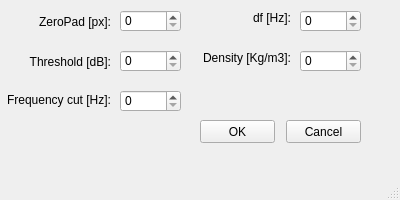
<?xml version="1.0" encoding="UTF-8"?>
<ui version="4.0">
 <class>MainWindow</class>
 <widget class="QMainWindow" name="MainWindow">
  <property name="geometry">
   <rect>
    <x>0</x>
    <y>0</y>
    <width>400</width>
    <height>200</height>
   </rect>
  </property>
  <property name="windowTitle">
   <string>MainWindow</string>
  </property>
  <widget class="QWidget" name="centralwidget">
   <widget class="QPushButton" name="pushButton">
    <property name="geometry">
     <rect>
      <x>200</x>
      <y>120</y>
      <width>75</width>
      <height>23</height>
     </rect>
    </property>
    <property name="text">
     <string>OK</string>
    </property>
   </widget>
   <widget class="QPushButton" name="pushButton_2">
    <property name="geometry">
     <rect>
      <x>286</x>
      <y>120</y>
      <width>75</width>
      <height>23</height>
     </rect>
    </property>
    <property name="text">
     <string>Cancel</string>
    </property>
   </widget>
   <widget class="QSpinBox" name="sbZeropad">
    <property name="geometry">
     <rect>
      <x>120</x>
      <y>10</y>
      <width>61</width>
      <height>22</height>
     </rect>
    </property>
   </widget>
   <widget class="QSpinBox" name="sbTr">
    <property name="geometry">
     <rect>
      <x>120</x>
      <y>50</y>
      <width>61</width>
      <height>22</height>
     </rect>
    </property>
   </widget>
   <widget class="QSpinBox" name="sbFreqcut">
    <property name="geometry">
     <rect>
      <x>120</x>
      <y>90</y>
      <width>61</width>
      <height>22</height>
     </rect>
    </property>
   </widget>
   <widget class="QSpinBox" name="sbdf">
    <property name="geometry">
     <rect>
      <x>300</x>
      <y>10</y>
      <width>61</width>
      <height>22</height>
     </rect>
    </property>
   </widget>
   <widget class="QSpinBox" name="sbdensity">
    <property name="geometry">
     <rect>
      <x>300</x>
      <y>50</y>
      <width>61</width>
      <height>22</height>
     </rect>
    </property>
   </widget>
   <widget class="QLabel" name="lbZeropad">
    <property name="geometry">
     <rect>
      <x>20</x>
      <y>12</y>
      <width>91</width>
      <height>21</height>
     </rect>
    </property>
    <property name="text">
     <string>&lt;html&gt;&lt;head/&gt;&lt;body&gt;&lt;p align=&quot;right&quot;&gt;ZeroPad [px]:&lt;/p&gt;&lt;/body&gt;&lt;/html&gt;</string>
    </property>
   </widget>
   <widget class="QLabel" name="lbTr">
    <property name="geometry">
     <rect>
      <x>10</x>
      <y>52</y>
      <width>101</width>
      <height>20</height>
     </rect>
    </property>
    <property name="text">
     <string>&lt;html&gt;&lt;head/&gt;&lt;body&gt;&lt;p align=&quot;right&quot;&gt;Threshold [dB]:&lt;/p&gt;&lt;/body&gt;&lt;/html&gt;</string>
    </property>
   </widget>
   <widget class="QLabel" name="lbfreqcut">
    <property name="geometry">
     <rect>
      <x>0</x>
      <y>90</y>
      <width>111</width>
      <height>20</height>
     </rect>
    </property>
    <property name="text">
     <string>&lt;html&gt;&lt;head/&gt;&lt;body&gt;&lt;p align=&quot;right&quot;&gt;Frequency cut [Hz]:&lt;/p&gt;&lt;/body&gt;&lt;/html&gt;</string>
    </property>
   </widget>
   <widget class="QLabel" name="lbdf">
    <property name="geometry">
     <rect>
      <x>230</x>
      <y>10</y>
      <width>61</width>
      <height>16</height>
     </rect>
    </property>
    <property name="text">
     <string>&lt;html&gt;&lt;head/&gt;&lt;body&gt;&lt;p align=&quot;right&quot;&gt;df [Hz]:&lt;/p&gt;&lt;/body&gt;&lt;/html&gt;</string>
    </property>
   </widget>
   <widget class="QLabel" name="lbdensity">
    <property name="geometry">
     <rect>
      <x>200</x>
      <y>50</y>
      <width>91</width>
      <height>16</height>
     </rect>
    </property>
    <property name="text">
     <string>&lt;html&gt;&lt;head/&gt;&lt;body&gt;&lt;p align=&quot;right&quot;&gt;Density [Kg/m3]:&lt;/p&gt;&lt;/body&gt;&lt;/html&gt;</string>
    </property>
   </widget>
  </widget>
  <widget class="QMenuBar" name="menubar">
   <property name="geometry">
    <rect>
     <x>0</x>
     <y>0</y>
     <width>400</width>
     <height>22</height>
    </rect>
   </property>
  </widget>
  <widget class="QStatusBar" name="statusbar"/>
 </widget>
 <resources/>
 <connections/>
</ui>
